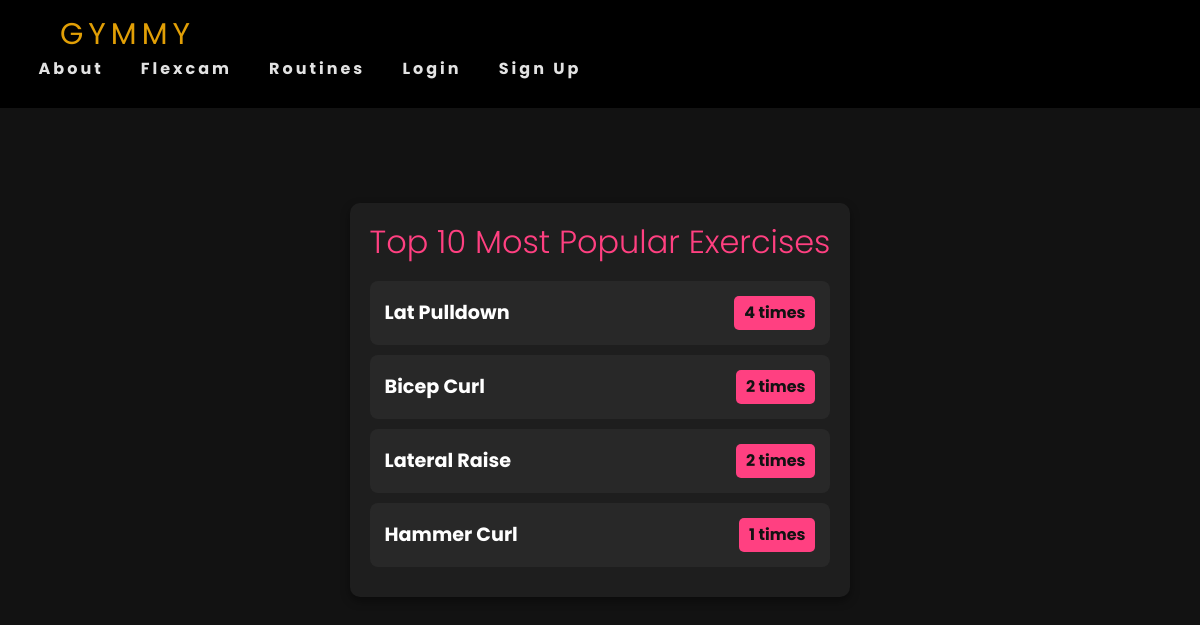
Before: /top-exercises/ with the older database file.
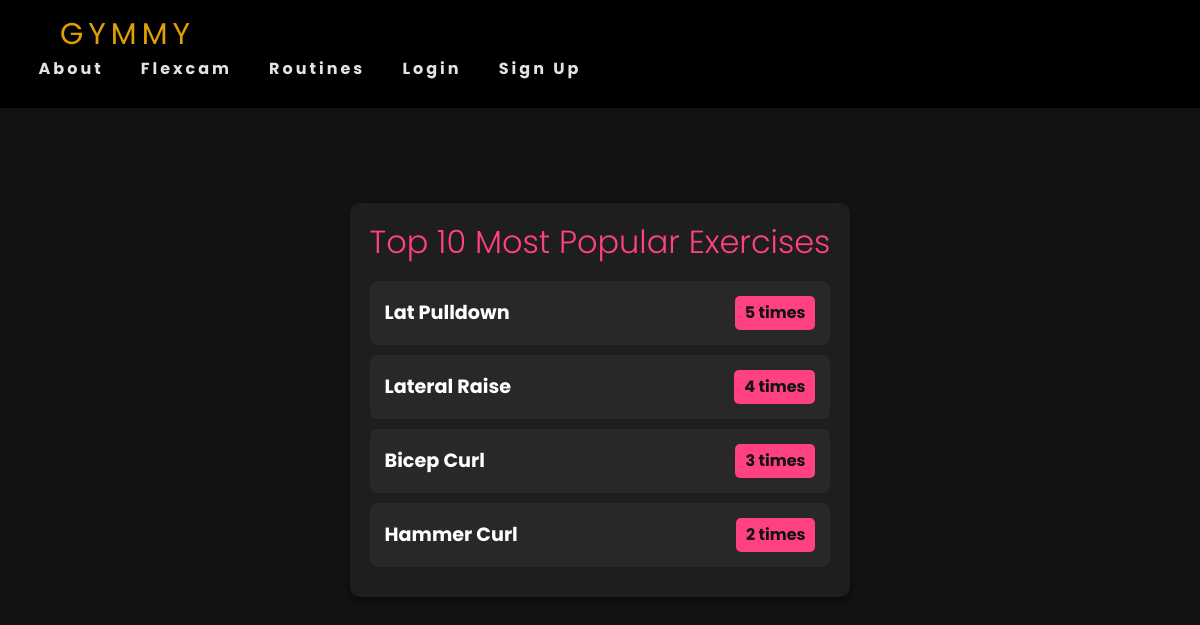
After: the same page with the newer database file.
### gymmy/models.py (models this page shows, shortened)
class Routines(models.Model):
    routine = models.CharField(max_length=30)
    category = models.ForeignKey(Category, on_delete=models.CASCADE, default=1)
    description = models.CharField(max_length=500, default='', blank=True, null=True)
    image = models.ImageField(upload_to='uploads/routine/')
    favorites = models.ManyToManyField(User, related_name='favourite_routines', blank=True)
    instructions = models.TextField(blank=True, null=True)
    benefits = models.TextField(blank=True, null=True)
    popularity_count = models.PositiveIntegerField(default=0)
    class Meta:
        verbose_name_plural = 'routines'

### gymmy/views.py (the view)
# urls.py: path('top-exercises/', views.top_exercises, name='top_exercises'),
def top_exercises(request):
    top_routines = Routines.objects.all().order_by('-popularity_count')[:10]
    return render(request, 'gymmy/top_exercises.html', {'top_routines': top_routines})

### gymmy/templates/gymmy/top_exercises.html (shortened to what this page needs)
{% extends 'gymmy/base.html' %}
{% load static %}
{% block css %}<link rel="stylesheet" href="{% static 'css/top_exercises.css' %}">{% endblock %}
{% block content %}
<div class="top-exercises-container">
  <h2>Top 10 Most Popular Exercises</h2>
  <ul>
      {% for routine in top_routines %}
      <li>
          <span class="exercise-name">{{ routine.routine }}</span>
          <span class="exercise-count">{{ routine.popularity_count }} times</span>
      </li>
      {% endfor %}
  </ul>
</div>
{% endblock %}

Changed rows visible on the page:
changed Routines "Lat Pulldown": popularity_count "4" → "5"
changed Routines "Lateral Raise": popularity_count "2" → "4"; moves up the list
changed Routines "Bicep Curl": popularity_count "2" → "3"
changed Routines "Hammer Curl": popularity_count "1" → "2"
